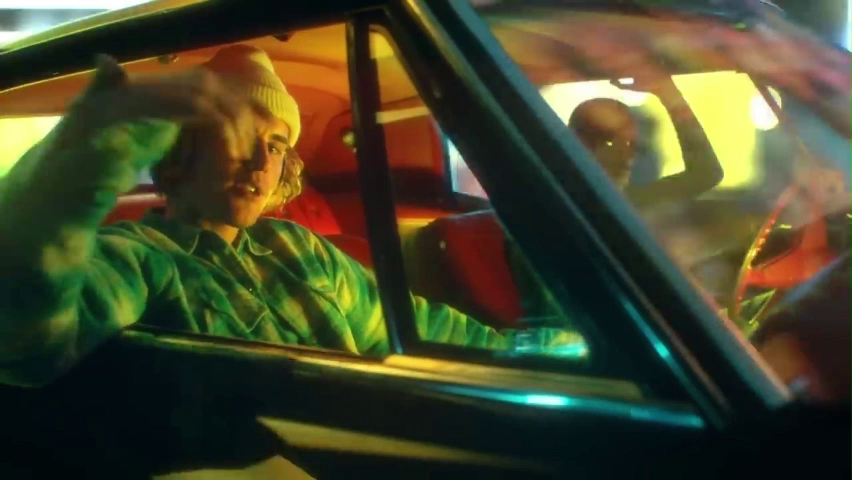
#> input picture frame 1 of examples/example1.mp4, 852 x 480 px, given in place of Golden - KPop Demon Hunters.mp4, which was not available
$ python find_scene.py
#> lines starting #> are read from the running program, lines starting #| are printed output that depends on the picture
import cv2
import numpy as np
import os

# ========================
# 설정값
# ========================
VIDEO_PATH = "examples/Golden - KPop Demon Hunters.mp4"
LOG_PATH = "results/Golden - KPop Demon Hunters.log"

WINDOW_SEC = 2.5      # 앞뒤 구간 길이(초)
THRESHOLD = 15.0      # 평균값 차이 임계치 (0~255 범위)
# 값이 낮으면 민감하게 잡고, 크면 급격한 변화만 잡음

# ========================
# 1. 비디오 읽기
# ========================
cap = cv2.VideoCapture(VIDEO_PATH)
fps = cap.get(cv2.CAP_PROP_FPS)
total_frames = int(cap.get(cv2.CAP_PROP_FRAME_COUNT))

window_size = int(WINDOW_SEC * fps)  # 프레임 단위로 변환

frame_means = []

while True:
    ret, frame = cap.read()
#> frame is the input picture: shape (480, 852, 3); mean B, G, R 42.4, 69.4, 68.8
    if not ret:
        break
    gray = cv2.cvtColor(frame, cv2.COLOR_BGR2GRAY)
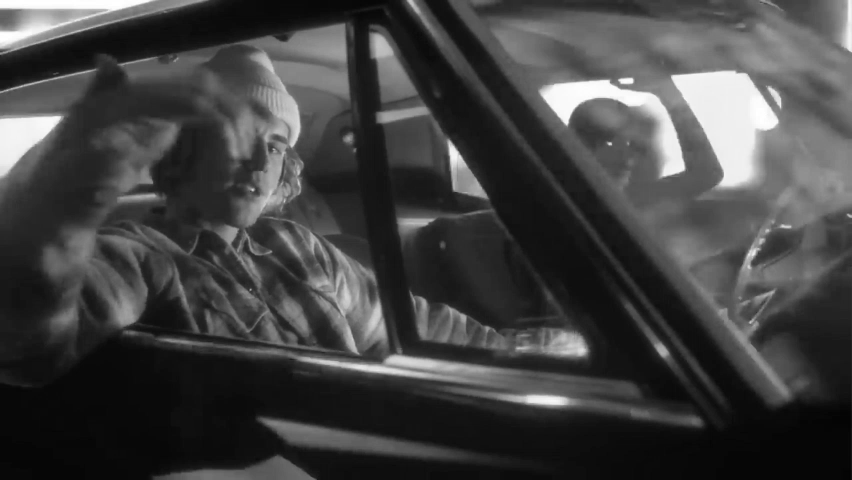
#> gray: shape (480, 852); min 3, max 255, mean 66.1
    mean_val = gray.mean()
#> mean_val = 66.1
    frame_means.append(mean_val)

cap.release()
frame_means = np.array(frame_means)

# ========================
# 2. 구간 평균값 차이 계산
# ========================
candidates = []
for i in range(window_size, total_frames - window_size):
    prev_mean = frame_means[i - window_size : i].mean()
    next_mean = frame_means[i : i + window_size].mean()
    diff = abs(next_mean - prev_mean)

    if diff > THRESHOLD:
        candidates.append((i, diff))

# ========================
# 3. 후보 중 가장 큰 변화량을 장면전환점으로 확정
#    (중복 구간 방지 위해 최소 간격 설정)
# ========================
scene_changes = []
min_gap = int(1.0 * fps)  # 최소 1초 간격

last_change = -min_gap
for idx, diff in candidates:
    if idx - last_change < min_gap:
        # 기존 후보와 겹치면 더 큰 변화량 선택
        if diff > scene_changes[-1][1]:
            scene_changes[-1] = (idx, diff)
    else:
        scene_changes.append((idx, diff))
        last_change = idx

# ========================
# 4. 로그 파일 저장
# ========================
os.makedirs(os.path.dirname(LOG_PATH), exist_ok=True)
with open(LOG_PATH, "w") as f:
    for frame_idx, diff in scene_changes:
        time_sec = frame_idx / fps
        f.write(f"{time_sec:.3f} sec (frame {frame_idx}, diff={diff:.2f})\n")

print(f"[완료] {len(scene_changes)}개의 장면 전환점을 {LOG_PATH}에 기록했습니다.")

$ run again, starting later in the video
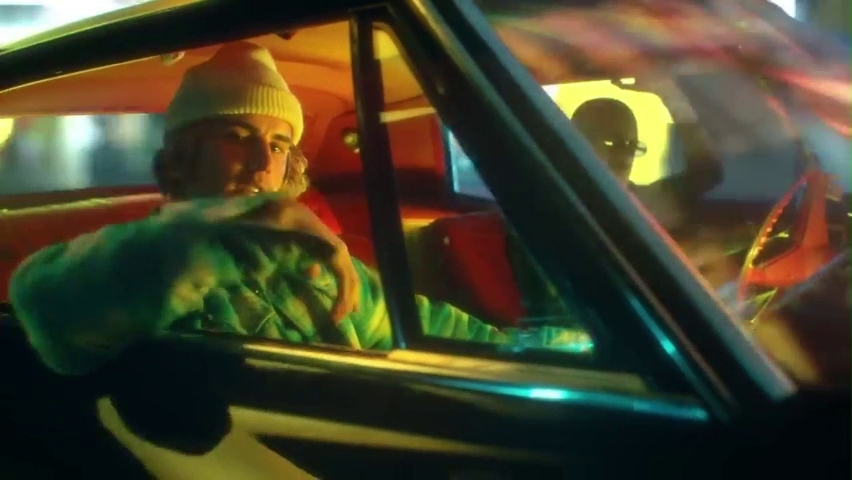
#> input picture frame 6 of examples/example1.mp4, 852 x 480 px, given in place of Golden - KPop Demon Hunters.mp4, which was not available
#> frame is the input picture: shape (480, 852, 3); mean B, G, R 43.1, 66.5, 69.7
#> `gray = cv2.cvtColor(frame, cv2.COLOR_BGR2GRAY)`:
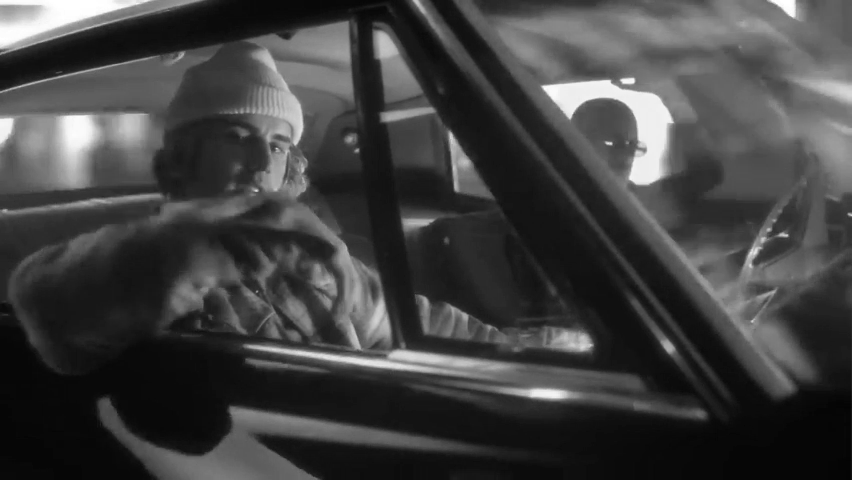
#> gray: shape (480, 852); min 3, max 255, mean 64.8
#> mean_val = 64.78
#> frame_means = [64.78, 66.89, 66.6, 67.3, 67.2, 67.16, 66.39, 65.69, 33.49]
#> after the loop `for i in range(window_size, total_frames - window_size):`: candidates = []
#| [완료] 0개의 장면 전환점을 results/Golden - KPop Demon Hunters.log에 기록했습니다.

$ run again, starting later in the video
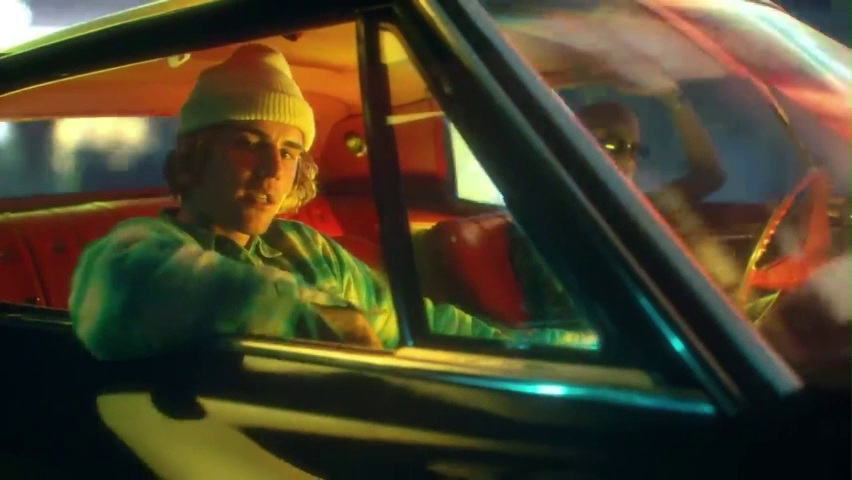
#> input picture frame 12 of examples/example1.mp4, 852 x 480 px, given in place of Golden - KPop Demon Hunters.mp4, which was not available
#> frame is the input picture: shape (480, 852, 3); mean B, G, R 43.4, 66.7, 74.7
#> `gray = cv2.cvtColor(frame, cv2.COLOR_BGR2GRAY)`:
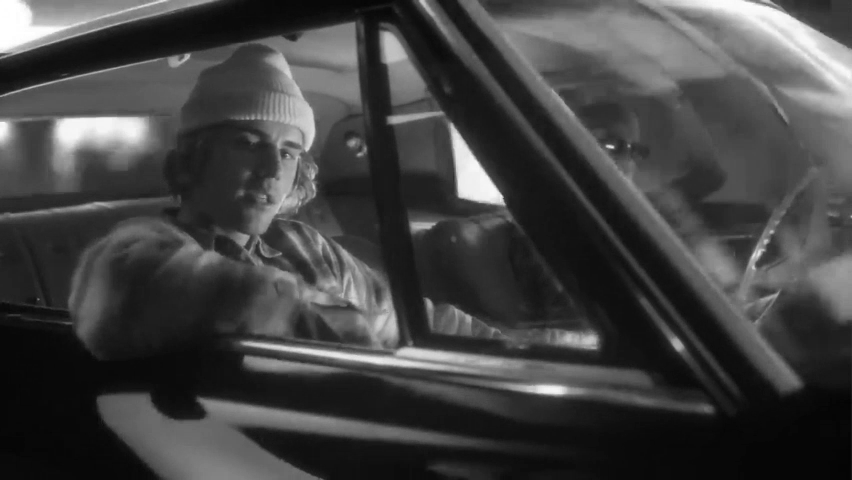
#> gray: shape (480, 852); min 3, max 255, mean 66.4
#> mean_val = 66.39
#> frame_means = [66.39, 65.69, 33.49]
#> after the loop `for i in range(window_size, total_frames - window_size):`: candidates = []
#| [완료] 0개의 장면 전환점을 results/Golden - KPop Demon Hunters.log에 기록했습니다.
